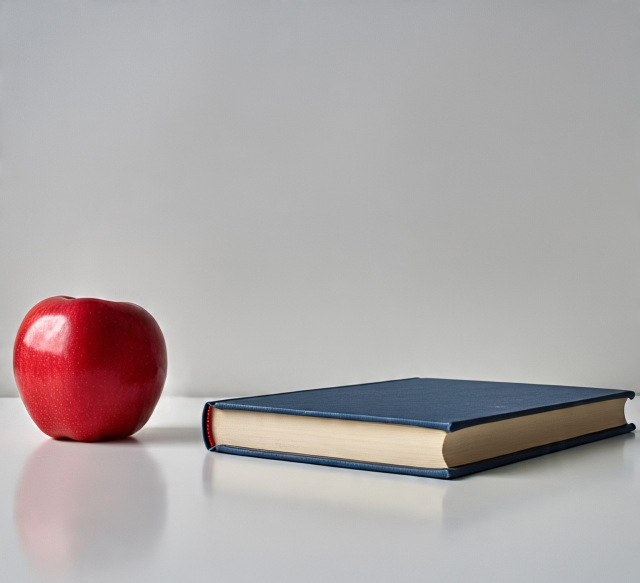
#> input picture original image.jpg, 1280 x 1165 px (shown at 1/2 size)
$ jupyter execute Assignment_2_4248.ipynb   (shell and % lines are left out)
#> lines starting #> are read from the running program, lines starting #| are printed output that depends on the picture; after the words box and inside, x2 and y2 are one past the last pixel; in counts of white or black regions, pixels touching at a corner belong together
***Install Required Libraries***

***Import Required Libraries***

[cell 1]
import cv2
import numpy as np
import matplotlib.pyplot as plt
from google.colab import files

***Upload an Image***

[cell 2]
uploaded = files.upload()
#> the answer given: original image.jpg

***Display Image***

[cell 3]
for file in uploaded:
    img = cv2.imread(file)
#> img is the input picture: shape (1165, 1280, 3); mean B, G, R 168.4, 168, 174.3
    img = cv2.cvtColor(img, cv2.COLOR_BGR2RGB)
    image_name = file


plt.imshow(img)
plt.title("Original Image")
plt.axis('off')
plt.show()

***Read and Show the Uploaded Image***

[cell 4]
img = cv2.imread(next(iter(uploaded)), cv2.IMREAD_GRAYSCALE)
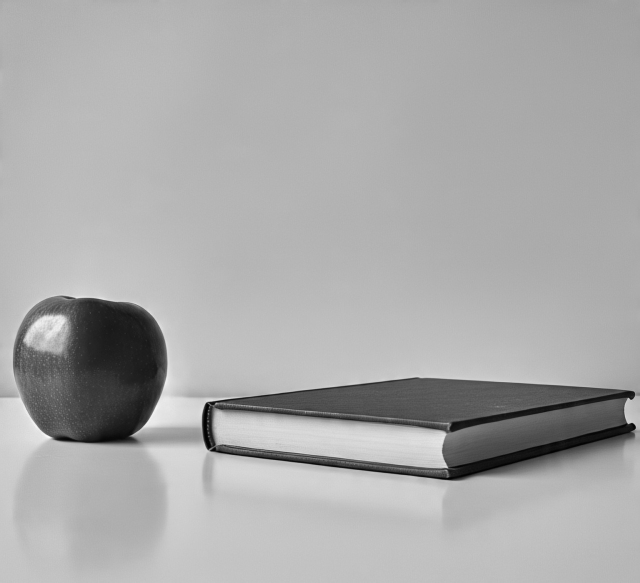
#> img: shape (1165, 1280) (shown at 1/2 size); min 0, max 254, mean 169.9

# Resize for consistency
img = cv2.resize(img, (256, 256))
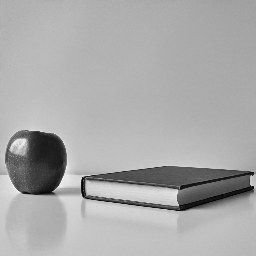
#> img: shape (256, 256); min 0, max 248, mean 169.9


plt.imshow(img, cmap='gray')
plt.title("Grayscale Input Image")
plt.axis('off')
plt.show()

# **Task 1: Add Gaussian Noise and Apply Otsu's Thresholding**

***Add Gaussian Noise***

[cell 5]
mean = 0
stddev = 20

# Generate noise and add it
gauss = np.random.normal(mean, stddev, img.shape).astype(np.float32)
noisy_img = img.astype(np.float32) + gauss
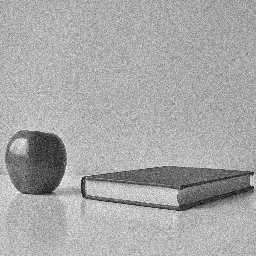
#> noisy_img: shape (256, 256) float32; min -48.85, max 282.7, mean 169.8; drawn with min black and max white

# Clip and convert to uint8
noisy_img = np.clip(noisy_img, 0, 255).astype(np.uint8)
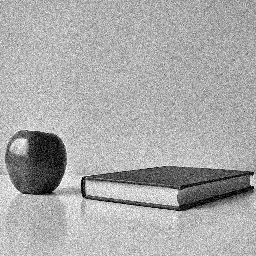
#> noisy_img: shape (256, 256); min 0, max 255, mean 169.3


plt.imshow(noisy_img, cmap='gray')
plt.title("Noisy Grayscale Image")
plt.axis('off')
plt.show()

***Otsu's Thresholding***

[cell 6]
# noisy_img is CV_8UC1 => Otsu will work
_, otsu_output = cv2.threshold(noisy_img, 0, 255, cv2.THRESH_BINARY + cv2.THRESH_OTSU)
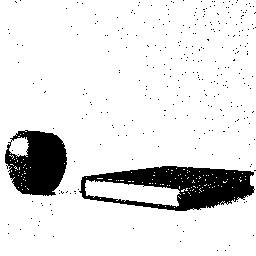
#> otsu_output: shape (256, 256); 88.6% white; 295 black regions (293 under 20 px), largest, box (x1, y1, x2, y2) and area: (79, 166, 255, 211) 4270, (5, 130, 67, 196) 2904

# Compare noisy and thresholded
fig, axes = plt.subplots(1, 2, figsize=(10, 4))
axes[0].imshow(noisy_img, cmap='gray')
axes[0].set_title("Noisy Image")
axes[0].axis('off')

axes[1].imshow(otsu_output, cmap='gray')
axes[1].set_title("Otsu Threshold Output")
axes[1].axis('off')

plt.show()

# **Task 2: Region Growing Algorithm for Image Segmentation**

***Implement Region Growing***

[cell 7]
def region_growing(img, seeds, threshold=15):
#> called with threshold = 20
    h, w = img.shape
#> h = 256; w = 256
    segmented = np.zeros_like(img, dtype=np.uint8)
    visited = np.zeros_like(img, dtype=bool)

    for seed in seeds:
        x, y = seed
        region_val = img[x, y]
        stack = [(x, y)]

        while stack:
            i, j = stack.pop()
            if visited[i, j]:
                continue
            visited[i, j] = True

            if abs(int(img[i, j]) - int(region_val)) <= threshold:
                segmented[i, j] = 255
                # 8-connected neighbors
                for dx in [-1, 0, 1]:
                    for dy in [-1, 0, 1]:
                        nx, ny = i + dx, j + dy
                        if 0 <= nx < h and 0 <= ny < w:
                            if not visited[nx, ny]:
                                stack.append((nx, ny))
#> this loop made 2 passes
#> region_val on passes 1 to 2: 184, 184
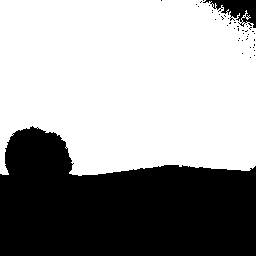
#> segmented: shape (256, 256); 61.6% white; 43 black regions (41 under 20 px), largest, box (x1, y1, x2, y2) and area: (0, 126, 256, 256) 24354, (203, 0, 256, 28) 725
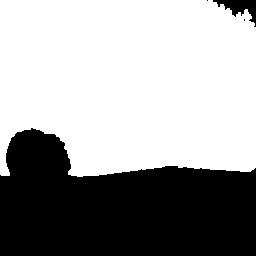
#> visited: shape (256, 256) bool; 62.8% white; 4 black regions (2 under 20 px), largest, box (x1, y1, x2, y2) and area: (0, 128, 256, 256) 23926, (213, 0, 256, 27) 476

    return segmented

***Run Region Growing with Seeds***

[cell 8]
seeds = [(130, 130), (60, 60)]  # Adjust based on image

# Run region-growing
region_result = region_growing(img, seeds, threshold=20)


fig, axs = plt.subplots(1, 2, figsize=(10, 4))
axs[0].imshow(img, cmap='gray')
axs[0].set_title("Original Image")
axs[0].axis('off')

axs[1].imshow(region_result, cmap='gray')
axs[1].set_title("Region Growing Output")
axs[1].axis('off')
plt.show()
